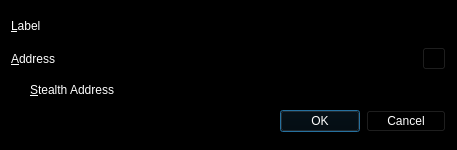
<?xml version="1.0" encoding="UTF-8"?>
<ui version="4.0">
 <class>EditAddressDialog</class>
 <widget class="QDialog" name="EditAddressDialog">
  <property name="geometry">
   <rect>
    <x>0</x>
    <y>0</y>
    <width>457</width>
    <height>150</height>
   </rect>
  </property>
  <property name="palette">
   <palette>
    <active>
     <colorrole role="WindowText">
      <brush brushstyle="SolidPattern">
       <color alpha="255">
        <red>255</red>
        <green>255</green>
        <blue>255</blue>
       </color>
      </brush>
     </colorrole>
     <colorrole role="Button">
      <brush brushstyle="SolidPattern">
       <color alpha="255">
        <red>0</red>
        <green>0</green>
        <blue>0</blue>
       </color>
      </brush>
     </colorrole>
     <colorrole role="Light">
      <brush brushstyle="SolidPattern">
       <color alpha="255">
        <red>0</red>
        <green>0</green>
        <blue>0</blue>
       </color>
      </brush>
     </colorrole>
     <colorrole role="Midlight">
      <brush brushstyle="SolidPattern">
       <color alpha="255">
        <red>0</red>
        <green>0</green>
        <blue>0</blue>
       </color>
      </brush>
     </colorrole>
     <colorrole role="Dark">
      <brush brushstyle="SolidPattern">
       <color alpha="255">
        <red>0</red>
        <green>0</green>
        <blue>0</blue>
       </color>
      </brush>
     </colorrole>
     <colorrole role="Mid">
      <brush brushstyle="SolidPattern">
       <color alpha="255">
        <red>0</red>
        <green>0</green>
        <blue>0</blue>
       </color>
      </brush>
     </colorrole>
     <colorrole role="Text">
      <brush brushstyle="SolidPattern">
       <color alpha="255">
        <red>255</red>
        <green>255</green>
        <blue>255</blue>
       </color>
      </brush>
     </colorrole>
     <colorrole role="BrightText">
      <brush brushstyle="SolidPattern">
       <color alpha="255">
        <red>255</red>
        <green>255</green>
        <blue>255</blue>
       </color>
      </brush>
     </colorrole>
     <colorrole role="ButtonText">
      <brush brushstyle="SolidPattern">
       <color alpha="255">
        <red>255</red>
        <green>255</green>
        <blue>255</blue>
       </color>
      </brush>
     </colorrole>
     <colorrole role="Base">
      <brush brushstyle="SolidPattern">
       <color alpha="255">
        <red>0</red>
        <green>0</green>
        <blue>0</blue>
       </color>
      </brush>
     </colorrole>
     <colorrole role="Window">
      <brush brushstyle="SolidPattern">
       <color alpha="255">
        <red>0</red>
        <green>0</green>
        <blue>0</blue>
       </color>
      </brush>
     </colorrole>
     <colorrole role="Shadow">
      <brush brushstyle="SolidPattern">
       <color alpha="255">
        <red>0</red>
        <green>0</green>
        <blue>0</blue>
       </color>
      </brush>
     </colorrole>
     <colorrole role="AlternateBase">
      <brush brushstyle="SolidPattern">
       <color alpha="255">
        <red>0</red>
        <green>0</green>
        <blue>0</blue>
       </color>
      </brush>
     </colorrole>
     <colorrole role="ToolTipBase">
      <brush brushstyle="SolidPattern">
       <color alpha="255">
        <red>255</red>
        <green>255</green>
        <blue>220</blue>
       </color>
      </brush>
     </colorrole>
     <colorrole role="ToolTipText">
      <brush brushstyle="SolidPattern">
       <color alpha="255">
        <red>0</red>
        <green>0</green>
        <blue>0</blue>
       </color>
      </brush>
     </colorrole>
    </active>
    <inactive>
     <colorrole role="WindowText">
      <brush brushstyle="SolidPattern">
       <color alpha="255">
        <red>255</red>
        <green>255</green>
        <blue>255</blue>
       </color>
      </brush>
     </colorrole>
     <colorrole role="Button">
      <brush brushstyle="SolidPattern">
       <color alpha="255">
        <red>0</red>
        <green>0</green>
        <blue>0</blue>
       </color>
      </brush>
     </colorrole>
     <colorrole role="Light">
      <brush brushstyle="SolidPattern">
       <color alpha="255">
        <red>0</red>
        <green>0</green>
        <blue>0</blue>
       </color>
      </brush>
     </colorrole>
     <colorrole role="Midlight">
      <brush brushstyle="SolidPattern">
       <color alpha="255">
        <red>0</red>
        <green>0</green>
        <blue>0</blue>
       </color>
      </brush>
     </colorrole>
     <colorrole role="Dark">
      <brush brushstyle="SolidPattern">
       <color alpha="255">
        <red>0</red>
        <green>0</green>
        <blue>0</blue>
       </color>
      </brush>
     </colorrole>
     <colorrole role="Mid">
      <brush brushstyle="SolidPattern">
       <color alpha="255">
        <red>0</red>
        <green>0</green>
        <blue>0</blue>
       </color>
      </brush>
     </colorrole>
     <colorrole role="Text">
      <brush brushstyle="SolidPattern">
       <color alpha="255">
        <red>255</red>
        <green>255</green>
        <blue>255</blue>
       </color>
      </brush>
     </colorrole>
     <colorrole role="BrightText">
      <brush brushstyle="SolidPattern">
       <color alpha="255">
        <red>255</red>
        <green>255</green>
        <blue>255</blue>
       </color>
      </brush>
     </colorrole>
     <colorrole role="ButtonText">
      <brush brushstyle="SolidPattern">
       <color alpha="255">
        <red>255</red>
        <green>255</green>
        <blue>255</blue>
       </color>
      </brush>
     </colorrole>
     <colorrole role="Base">
      <brush brushstyle="SolidPattern">
       <color alpha="255">
        <red>0</red>
        <green>0</green>
        <blue>0</blue>
       </color>
      </brush>
     </colorrole>
     <colorrole role="Window">
      <brush brushstyle="SolidPattern">
       <color alpha="255">
        <red>0</red>
        <green>0</green>
        <blue>0</blue>
       </color>
      </brush>
     </colorrole>
     <colorrole role="Shadow">
      <brush brushstyle="SolidPattern">
       <color alpha="255">
        <red>0</red>
        <green>0</green>
        <blue>0</blue>
       </color>
      </brush>
     </colorrole>
     <colorrole role="AlternateBase">
      <brush brushstyle="SolidPattern">
       <color alpha="255">
        <red>0</red>
        <green>0</green>
        <blue>0</blue>
       </color>
      </brush>
     </colorrole>
     <colorrole role="ToolTipBase">
      <brush brushstyle="SolidPattern">
       <color alpha="255">
        <red>255</red>
        <green>255</green>
        <blue>220</blue>
       </color>
      </brush>
     </colorrole>
     <colorrole role="ToolTipText">
      <brush brushstyle="SolidPattern">
       <color alpha="255">
        <red>0</red>
        <green>0</green>
        <blue>0</blue>
       </color>
      </brush>
     </colorrole>
    </inactive>
    <disabled>
     <colorrole role="WindowText">
      <brush brushstyle="SolidPattern">
       <color alpha="255">
        <red>0</red>
        <green>0</green>
        <blue>0</blue>
       </color>
      </brush>
     </colorrole>
     <colorrole role="Button">
      <brush brushstyle="SolidPattern">
       <color alpha="255">
        <red>0</red>
        <green>0</green>
        <blue>0</blue>
       </color>
      </brush>
     </colorrole>
     <colorrole role="Light">
      <brush brushstyle="SolidPattern">
       <color alpha="255">
        <red>0</red>
        <green>0</green>
        <blue>0</blue>
       </color>
      </brush>
     </colorrole>
     <colorrole role="Midlight">
      <brush brushstyle="SolidPattern">
       <color alpha="255">
        <red>0</red>
        <green>0</green>
        <blue>0</blue>
       </color>
      </brush>
     </colorrole>
     <colorrole role="Dark">
      <brush brushstyle="SolidPattern">
       <color alpha="255">
        <red>0</red>
        <green>0</green>
        <blue>0</blue>
       </color>
      </brush>
     </colorrole>
     <colorrole role="Mid">
      <brush brushstyle="SolidPattern">
       <color alpha="255">
        <red>0</red>
        <green>0</green>
        <blue>0</blue>
       </color>
      </brush>
     </colorrole>
     <colorrole role="Text">
      <brush brushstyle="SolidPattern">
       <color alpha="255">
        <red>0</red>
        <green>0</green>
        <blue>0</blue>
       </color>
      </brush>
     </colorrole>
     <colorrole role="BrightText">
      <brush brushstyle="SolidPattern">
       <color alpha="255">
        <red>255</red>
        <green>255</green>
        <blue>255</blue>
       </color>
      </brush>
     </colorrole>
     <colorrole role="ButtonText">
      <brush brushstyle="SolidPattern">
       <color alpha="255">
        <red>0</red>
        <green>0</green>
        <blue>0</blue>
       </color>
      </brush>
     </colorrole>
     <colorrole role="Base">
      <brush brushstyle="SolidPattern">
       <color alpha="255">
        <red>0</red>
        <green>0</green>
        <blue>0</blue>
       </color>
      </brush>
     </colorrole>
     <colorrole role="Window">
      <brush brushstyle="SolidPattern">
       <color alpha="255">
        <red>0</red>
        <green>0</green>
        <blue>0</blue>
       </color>
      </brush>
     </colorrole>
     <colorrole role="Shadow">
      <brush brushstyle="SolidPattern">
       <color alpha="255">
        <red>0</red>
        <green>0</green>
        <blue>0</blue>
       </color>
      </brush>
     </colorrole>
     <colorrole role="AlternateBase">
      <brush brushstyle="SolidPattern">
       <color alpha="255">
        <red>0</red>
        <green>0</green>
        <blue>0</blue>
       </color>
      </brush>
     </colorrole>
     <colorrole role="ToolTipBase">
      <brush brushstyle="SolidPattern">
       <color alpha="255">
        <red>255</red>
        <green>255</green>
        <blue>220</blue>
       </color>
      </brush>
     </colorrole>
     <colorrole role="ToolTipText">
      <brush brushstyle="SolidPattern">
       <color alpha="255">
        <red>0</red>
        <green>0</green>
        <blue>0</blue>
       </color>
      </brush>
     </colorrole>
    </disabled>
   </palette>
  </property>
  <property name="windowTitle">
   <string>Edit Address</string>
  </property>
  <layout class="QGridLayout" name="gridLayout_2">
   <item row="0" column="0">
    <layout class="QHBoxLayout" name="horizontalLayout_4">
     <item>
      <widget class="QLabel" name="label">
       <property name="text">
        <string>&amp;Label</string>
       </property>
       <property name="buddy">
        <cstring>labelEdit</cstring>
       </property>
      </widget>
     </item>
     <item>
      <widget class="QLineEdit" name="labelEdit">
       <property name="toolTip">
        <string>The label associated with this address book entry</string>
       </property>
      </widget>
     </item>
    </layout>
   </item>
   <item row="1" column="0">
    <layout class="QHBoxLayout" name="horizontalLayout_3">
     <item>
      <widget class="QLabel" name="label_2">
       <property name="text">
        <string>&amp;Address</string>
       </property>
       <property name="buddy">
        <cstring>addressEdit</cstring>
       </property>
      </widget>
     </item>
     <item>
      <widget class="QLineEdit" name="addressEdit">
       <property name="toolTip">
        <string>The address associated with this address book entry. This can only be modified for sending addresses.</string>
       </property>
      </widget>
     </item>
     <item>
      <widget class="QToolButton" name="EditAddressPasteButton">
       <property name="toolTip">
        <string>Paste address from clipboard</string>
       </property>
       <property name="text">
        <string/>
       </property>
       <property name="icon">
        <iconset resource="../bitcoin.qrc">
         <normaloff>:/icons/editpaste</normaloff>:/icons/editpaste</iconset>
       </property>
       <property name="shortcut">
        <string>Alt+P</string>
       </property>
      </widget>
     </item>
    </layout>
   </item>
   <item row="2" column="0">
    <widget class="QCheckBox" name="stealthCB">
     <property name="text">
      <string>&amp;Stealth Address</string>
     </property>
    </widget>
   </item>
   <item row="3" column="0">
    <widget class="QDialogButtonBox" name="buttonBox">
     <property name="orientation">
      <enum>Qt::Horizontal</enum>
     </property>
     <property name="standardButtons">
      <set>QDialogButtonBox::Cancel|QDialogButtonBox::Ok</set>
     </property>
    </widget>
   </item>
  </layout>
 </widget>
 <resources>
  <include location="../bitcoin.qrc"/>
 </resources>
 <connections>
  <connection>
   <sender>buttonBox</sender>
   <signal>accepted()</signal>
   <receiver>EditAddressDialog</receiver>
   <slot>accept()</slot>
   <hints>
    <hint type="sourcelabel">
     <x>248</x>
     <y>254</y>
    </hint>
    <hint type="destinationlabel">
     <x>157</x>
     <y>274</y>
    </hint>
   </hints>
  </connection>
  <connection>
   <sender>buttonBox</sender>
   <signal>rejected()</signal>
   <receiver>EditAddressDialog</receiver>
   <slot>reject()</slot>
   <hints>
    <hint type="sourcelabel">
     <x>316</x>
     <y>260</y>
    </hint>
    <hint type="destinationlabel">
     <x>286</x>
     <y>274</y>
    </hint>
   </hints>
  </connection>
 </connections>
</ui>
